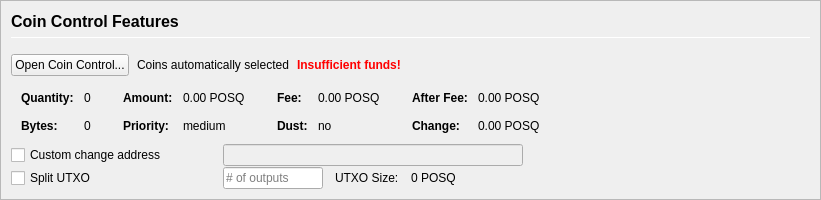
         <widget class="QFrame" name="frameCoinControl">
          <property name="sizePolicy">
           <sizepolicy hsizetype="Expanding" vsizetype="Expanding">
            <horstretch>0</horstretch>
            <verstretch>0</verstretch>
           </sizepolicy>
          </property>
          <property name="maximumSize">
           <size>
            <width>16777215</width>
            <height>16777215</height>
           </size>
          </property>
          <property name="frameShape">
           <enum>QFrame::StyledPanel</enum>
          </property>
          <property name="frameShadow">
           <enum>QFrame::Sunken</enum>
          </property>
          <layout class="QVBoxLayout" name="verticalLayoutCoinControl2">
           <property name="spacing">
            <number>0</number>
           </property>
           <property name="leftMargin">
            <number>0</number>
           </property>
           <property name="topMargin">
            <number>0</number>
           </property>
           <property name="rightMargin">
            <number>0</number>
           </property>
           <property name="bottomMargin">
            <number>0</number>
           </property>
           <item>
            <widget class="QFrame" name="frameCoinControl_BG">
             <layout class="QVBoxLayout" name="verticalLayoutCoinControl" stretch="0,0,0,0,0,0">
              <property name="spacing">
               <number>1</number>
              </property>
              <property name="leftMargin">
               <number>10</number>
              </property>
              <property name="topMargin">
               <number>10</number>
              </property>
              <item>
               <layout class="QHBoxLayout" name="horizontalLayoutCoinControl1">
                <property name="bottomMargin">
                 <number>15</number>
                </property>
                <item>
                 <layout class="QVBoxLayout" name="verticalLayout_3">
                  <property name="spacing">
                   <number>6</number>
                  </property>
                  <item>
                   <widget class="QLabel" name="labelCoinControlFeatures">
                    <property name="sizePolicy">
                     <sizepolicy hsizetype="Preferred" vsizetype="Maximum">
                      <horstretch>0</horstretch>
                      <verstretch>0</verstretch>
                     </sizepolicy>
                    </property>
                    <property name="minimumSize">
                     <size>
                      <width>0</width>
                      <height>20</height>
                     </size>
                    </property>
                    <property name="font">
                     <font>
                      <pointsize>12</pointsize>
                      <weight>75</weight>
                      <bold>true</bold>
                     </font>
                    </property>
                    <property name="styleSheet">
                     <string notr="true">font-weight:bold;</string>
                    </property>
                    <property name="text">
                     <string>Coin Control Features</string>
                    </property>
                   </widget>
                  </item>
                  <item>
                   <widget class="Line" name="line">
                    <property name="minimumSize">
                     <size>
                      <width>0</width>
                      <height>1</height>
                     </size>
                    </property>
                    <property name="maximumSize">
                     <size>
                      <width>16777215</width>
                      <height>1</height>
                     </size>
                    </property>
                    <property name="orientation">
                     <enum>Qt::Horizontal</enum>
                    </property>
                   </widget>
                  </item>
                 </layout>
                </item>
               </layout>
              </item>
              <item>
               <layout class="QHBoxLayout" name="horizontalLayoutCoinControl2" stretch="0,0,0,0">
                <property name="spacing">
                 <number>8</number>
                </property>
                <property name="bottomMargin">
                 <number>10</number>
                </property>
                <item>
                 <widget class="QPushButton" name="pushButtonCoinControl">
                  <property name="styleSheet">
                   <string notr="true"/>
                  </property>
                  <property name="text">
                   <string>Open Coin Control...</string>
                  </property>
                  <property name="autoDefault">
                   <bool>false</bool>
                  </property>
                 </widget>
                </item>
                <item>
                 <widget class="QLabel" name="labelCoinControlAutomaticallySelected">
                  <property name="text">
                   <string>Coins automatically selected</string>
                  </property>
                  <property name="margin">
                   <number>5</number>
                  </property>
                 </widget>
                </item>
                <item>
                 <widget class="QLabel" name="labelCoinControlInsuffFunds">
                  <property name="font">
                   <font>
                    <weight>75</weight>
                    <bold>true</bold>
                   </font>
                  </property>
                  <property name="styleSheet">
                   <string notr="true">color:red;font-weight:bold;</string>
                  </property>
                  <property name="text">
                   <string>Insufficient funds!</string>
                  </property>
                  <property name="margin">
                   <number>5</number>
                  </property>
                 </widget>
                </item>
                <item>
                 <spacer name="horizontalSpacerCoinControl">
                  <property name="orientation">
                   <enum>Qt::Horizontal</enum>
                  </property>
                  <property name="sizeHint" stdset="0">
                   <size>
                    <width>40</width>
                    <height>1</height>
                   </size>
                  </property>
                 </spacer>
                </item>
               </layout>
              </item>
              <item>
               <widget class="QWidget" name="widgetCoinControl" native="true">
                <property name="sizePolicy">
                 <sizepolicy hsizetype="Preferred" vsizetype="Preferred">
                  <horstretch>0</horstretch>
                  <verstretch>0</verstretch>
                 </sizepolicy>
                </property>
                <property name="minimumSize">
                 <size>
                  <width>0</width>
                  <height>0</height>
                 </size>
                </property>
                <property name="styleSheet">
                 <string notr="true"/>
                </property>
                <layout class="QHBoxLayout" name="horizontalLayoutCoinControl5">
                 <property name="leftMargin">
                  <number>0</number>
                 </property>
                 <property name="topMargin">
                  <number>0</number>
                 </property>
                 <property name="rightMargin">
                  <number>0</number>
                 </property>
                 <property name="bottomMargin">
                  <number>0</number>
                 </property>
                 <item>
                  <layout class="QHBoxLayout" name="horizontalLayoutCoinControl3" stretch="0,0,0,1">
                   <property name="spacing">
                    <number>20</number>
                   </property>
                   <property name="topMargin">
                    <number>0</number>
                   </property>
                   <property name="bottomMargin">
                    <number>10</number>
                   </property>
                   <item>
                    <layout class="QFormLayout" name="formLayoutCoinControl1">
                     <property name="horizontalSpacing">
                      <number>10</number>
                     </property>
                     <property name="verticalSpacing">
                      <number>14</number>
                     </property>
                     <property name="leftMargin">
                      <number>10</number>
                     </property>
                     <property name="topMargin">
                      <number>4</number>
                     </property>
                     <property name="rightMargin">
                      <number>6</number>
                     </property>
                     <item row="0" column="0">
                      <widget class="QLabel" name="labelCoinControlQuantityText">
                       <property name="font">
                        <font>
                         <weight>75</weight>
                         <bold>true</bold>
                        </font>
                       </property>
                       <property name="text">
                        <string>Quantity:</string>
                       </property>
                       <property name="margin">
                        <number>0</number>
                       </property>
                      </widget>
                     </item>
                     <item row="0" column="1">
                      <widget class="QLabel" name="labelCoinControlQuantity">
                       <property name="cursor">
                        <cursorShape>IBeamCursor</cursorShape>
                       </property>
                       <property name="contextMenuPolicy">
                        <enum>Qt::ActionsContextMenu</enum>
                       </property>
                       <property name="text">
                        <string notr="true">0</string>
                       </property>
                       <property name="margin">
                        <number>0</number>
                       </property>
                       <property name="textInteractionFlags">
                        <set>Qt::LinksAccessibleByMouse|Qt::TextSelectableByKeyboard|Qt::TextSelectableByMouse</set>
                       </property>
                      </widget>
                     </item>
                     <item row="1" column="0">
                      <widget class="QLabel" name="labelCoinControlBytesText">
                       <property name="font">
                        <font>
                         <weight>75</weight>
                         <bold>true</bold>
                        </font>
                       </property>
                       <property name="text">
                        <string>Bytes:</string>
                       </property>
                      </widget>
                     </item>
                     <item row="1" column="1">
                      <widget class="QLabel" name="labelCoinControlBytes">
                       <property name="cursor">
                        <cursorShape>IBeamCursor</cursorShape>
                       </property>
                       <property name="contextMenuPolicy">
                        <enum>Qt::ActionsContextMenu</enum>
                       </property>
                       <property name="text">
                        <string notr="true">0</string>
                       </property>
                       <property name="textInteractionFlags">
                        <set>Qt::LinksAccessibleByMouse|Qt::TextSelectableByKeyboard|Qt::TextSelectableByMouse</set>
                       </property>
                      </widget>
                     </item>
                    </layout>
                   </item>
                   <item>
                    <layout class="QFormLayout" name="formLayoutCoinControl2">
                     <property name="horizontalSpacing">
                      <number>10</number>
                     </property>
                     <property name="verticalSpacing">
                      <number>14</number>
                     </property>
                     <property name="leftMargin">
                      <number>6</number>
                     </property>
                     <property name="topMargin">
                      <number>4</number>
                     </property>
                     <property name="rightMargin">
                      <number>6</number>
                     </property>
                     <item row="0" column="0">
                      <widget class="QLabel" name="labelCoinControlAmountText">
                       <property name="font">
                        <font>
                         <weight>75</weight>
                         <bold>true</bold>
                        </font>
                       </property>
                       <property name="text">
                        <string>Amount:</string>
                       </property>
                       <property name="margin">
                        <number>0</number>
                       </property>
                      </widget>
                     </item>
                     <item row="0" column="1">
                      <widget class="QLabel" name="labelCoinControlAmount">
                       <property name="cursor">
                        <cursorShape>IBeamCursor</cursorShape>
                       </property>
                       <property name="contextMenuPolicy">
                        <enum>Qt::ActionsContextMenu</enum>
                       </property>
                       <property name="text">
                        <string notr="true">0.00 POSQ</string>
                       </property>
                       <property name="textInteractionFlags">
                        <set>Qt::LinksAccessibleByMouse|Qt::TextSelectableByKeyboard|Qt::TextSelectableByMouse</set>
                       </property>
                      </widget>
                     </item>
                     <item row="1" column="0">
                      <widget class="QLabel" name="labelCoinControlPriorityText">
                       <property name="font">
                        <font>
                         <weight>75</weight>
                         <bold>true</bold>
                        </font>
                       </property>
                       <property name="text">
                        <string>Priority:</string>
                       </property>
                      </widget>
                     </item>
                     <item row="1" column="1">
                      <widget class="QLabel" name="labelCoinControlPriority">
                       <property name="cursor">
                        <cursorShape>IBeamCursor</cursorShape>
                       </property>
                       <property name="contextMenuPolicy">
                        <enum>Qt::ActionsContextMenu</enum>
                       </property>
                       <property name="text">
                        <string>medium</string>
                       </property>
                       <property name="textInteractionFlags">
                        <set>Qt::LinksAccessibleByMouse|Qt::TextSelectableByKeyboard|Qt::TextSelectableByMouse</set>
                       </property>
                      </widget>
                     </item>
                    </layout>
                   </item>
                   <item>
                    <layout class="QFormLayout" name="formLayoutCoinControl3">
                     <property name="horizontalSpacing">
                      <number>10</number>
                     </property>
                     <property name="verticalSpacing">
                      <number>14</number>
                     </property>
                     <property name="leftMargin">
                      <number>6</number>
                     </property>
                     <property name="topMargin">
                      <number>4</number>
                     </property>
                     <property name="rightMargin">
                      <number>6</number>
                     </property>
                     <item row="0" column="0">
                      <widget class="QLabel" name="labelCoinControlFeeText">
                       <property name="font">
                        <font>
                         <weight>75</weight>
                         <bold>true</bold>
                        </font>
                       </property>
                       <property name="text">
                        <string>Fee:</string>
                       </property>
                       <property name="margin">
                        <number>0</number>
                       </property>
                      </widget>
                     </item>
                     <item row="0" column="1">
                      <widget class="QLabel" name="labelCoinControlFee">
                       <property name="cursor">
                        <cursorShape>IBeamCursor</cursorShape>
                       </property>
                       <property name="contextMenuPolicy">
                        <enum>Qt::ActionsContextMenu</enum>
                       </property>
                       <property name="text">
                        <string notr="true">0.00 POSQ</string>
                       </property>
                       <property name="textInteractionFlags">
                        <set>Qt::LinksAccessibleByMouse|Qt::TextSelectableByKeyboard|Qt::TextSelectableByMouse</set>
                       </property>
                      </widget>
                     </item>
                     <item row="1" column="0">
                      <widget class="QLabel" name="labelCoinControlLowOutputText">
                       <property name="font">
                        <font>
                         <weight>75</weight>
                         <bold>true</bold>
                        </font>
                       </property>
                       <property name="text">
                        <string>Dust:</string>
                       </property>
                      </widget>
                     </item>
                     <item row="1" column="1">
                      <widget class="QLabel" name="labelCoinControlLowOutput">
                       <property name="cursor">
                        <cursorShape>IBeamCursor</cursorShape>
                       </property>
                       <property name="contextMenuPolicy">
                        <enum>Qt::ActionsContextMenu</enum>
                       </property>
                       <property name="text">
                        <string>no</string>
                       </property>
                       <property name="textInteractionFlags">
                        <set>Qt::LinksAccessibleByMouse|Qt::TextSelectableByKeyboard|Qt::TextSelectableByMouse</set>
                       </property>
                      </widget>
                     </item>
                    </layout>
                   </item>
                   <item>
                    <layout class="QFormLayout" name="formLayoutCoinControl4">
                     <property name="horizontalSpacing">
                      <number>10</number>
                     </property>
                     <property name="verticalSpacing">
                      <number>14</number>
                     </property>
                     <property name="leftMargin">
                      <number>6</number>
                     </property>
                     <property name="topMargin">
                      <number>4</number>
                     </property>
                     <property name="rightMargin">
                      <number>6</number>
                     </property>
                     <item row="0" column="0">
                      <widget class="QLabel" name="labelCoinControlAfterFeeText">
                       <property name="font">
                        <font>
                         <weight>75</weight>
                         <bold>true</bold>
                        </font>
                       </property>
                       <property name="text">
                        <string>After Fee:</string>
                       </property>
                       <property name="margin">
                        <number>0</number>
                       </property>
                      </widget>
                     </item>
                     <item row="0" column="1">
                      <widget class="QLabel" name="labelCoinControlAfterFee">
                       <property name="cursor">
                        <cursorShape>IBeamCursor</cursorShape>
                       </property>
                       <property name="contextMenuPolicy">
                        <enum>Qt::ActionsContextMenu</enum>
                       </property>
                       <property name="text">
                        <string notr="true">0.00 POSQ</string>
                       </property>
                       <property name="textInteractionFlags">
                        <set>Qt::LinksAccessibleByMouse|Qt::TextSelectableByKeyboard|Qt::TextSelectableByMouse</set>
                       </property>
                      </widget>
                     </item>
                     <item row="1" column="0">
                      <widget class="QLabel" name="labelCoinControlChangeText">
                       <property name="font">
                        <font>
                         <weight>75</weight>
                         <bold>true</bold>
                        </font>
                       </property>
                       <property name="text">
                        <string>Change:</string>
                       </property>
                      </widget>
                     </item>
                     <item row="1" column="1">
                      <widget class="QLabel" name="labelCoinControlChange">
                       <property name="cursor">
                        <cursorShape>IBeamCursor</cursorShape>
                       </property>
                       <property name="contextMenuPolicy">
                        <enum>Qt::ActionsContextMenu</enum>
                       </property>
                       <property name="text">
                        <string notr="true">0.00 POSQ</string>
                       </property>
                       <property name="textInteractionFlags">
                        <set>Qt::LinksAccessibleByMouse|Qt::TextSelectableByKeyboard|Qt::TextSelectableByMouse</set>
                       </property>
                      </widget>
                     </item>
                    </layout>
                   </item>
                  </layout>
                 </item>
                </layout>
               </widget>
              </item>
              <item>
               <layout class="QHBoxLayout" name="horizontalLayoutCoinControl4">
                <property name="spacing">
                 <number>12</number>
                </property>
                <property name="sizeConstraint">
                 <enum>QLayout::SetDefaultConstraint</enum>
                </property>
                <property name="topMargin">
                 <number>0</number>
                </property>
                <property name="rightMargin">
                 <number>0</number>
                </property>
                <item>
                 <widget class="QCheckBox" name="checkBoxCoinControlChange">
                  <property name="sizePolicy">
                   <sizepolicy hsizetype="Preferred" vsizetype="Preferred">
                    <horstretch>0</horstretch>
                    <verstretch>0</verstretch>
                   </sizepolicy>
                  </property>
                  <property name="minimumSize">
                   <size>
                    <width>200</width>
                    <height>0</height>
                   </size>
                  </property>
                  <property name="maximumSize">
                   <size>
                    <width>200</width>
                    <height>16777215</height>
                   </size>
                  </property>
                  <property name="toolTip">
                   <string>If this is activated, but the change address is empty or invalid, change will be sent to a newly generated address.</string>
                  </property>
                  <property name="text">
                   <string>Custom change address</string>
                  </property>
                 </widget>
                </item>
                <item>
                 <widget class="QValidatedLineEdit" name="lineEditCoinControlChange">
                  <property name="enabled">
                   <bool>false</bool>
                  </property>
                  <property name="sizePolicy">
                   <sizepolicy hsizetype="Preferred" vsizetype="Preferred">
                    <horstretch>0</horstretch>
                    <verstretch>0</verstretch>
                   </sizepolicy>
                  </property>
                  <property name="minimumSize">
                   <size>
                    <width>300</width>
                    <height>0</height>
                   </size>
                  </property>
                 </widget>
                </item>
                <item>
                 <widget class="QLabel" name="labelCoinControlChangeLabel">
                  <property name="sizePolicy">
                   <sizepolicy hsizetype="Preferred" vsizetype="Preferred">
                    <horstretch>0</horstretch>
                    <verstretch>0</verstretch>
                   </sizepolicy>
                  </property>
                  <property name="minimumSize">
                   <size>
                    <width>100</width>
                    <height>0</height>
                   </size>
                  </property>
                  <property name="text">
                   <string/>
                  </property>
                  <property name="margin">
                   <number>3</number>
                  </property>
                 </widget>
                </item>
               </layout>
              </item>
              <item>
               <layout class="QHBoxLayout" name="horizontalLayoutCoinControl6">
                <property name="spacing">
                 <number>12</number>
                </property>
                <property name="rightMargin">
                 <number>0</number>
                </property>
                <item>
                 <widget class="QCheckBox" name="splitBlockCheckBox">
                  <property name="sizePolicy">
                   <sizepolicy hsizetype="Preferred" vsizetype="Preferred">
                    <horstretch>0</horstretch>
                    <verstretch>0</verstretch>
                   </sizepolicy>
                  </property>
                  <property name="minimumSize">
                   <size>
                    <width>200</width>
                    <height>0</height>
                   </size>
                  </property>
                  <property name="maximumSize">
                   <size>
                    <width>200</width>
                    <height>16777215</height>
                   </size>
                  </property>
                  <property name="text">
                   <string>Split UTXO</string>
                  </property>
                 </widget>
                </item>
                <item>
                 <widget class="QLineEdit" name="splitBlockLineEdit">
                  <property name="sizePolicy">
                   <sizepolicy hsizetype="Preferred" vsizetype="Preferred">
                    <horstretch>50</horstretch>
                    <verstretch>0</verstretch>
                   </sizepolicy>
                  </property>
                  <property name="minimumSize">
                   <size>
                    <width>100</width>
                    <height>0</height>
                   </size>
                  </property>
                  <property name="maximumSize">
                   <size>
                    <width>100</width>
                    <height>16777215</height>
                   </size>
                  </property>
                  <property name="placeholderText">
                   <string># of outputs</string>
                  </property>
                 </widget>
                </item>
                <item>
                 <widget class="QLabel" name="labelBlockSizeText">
                  <property name="text">
                   <string>UTXO Size:</string>
                  </property>
                 </widget>
                </item>
                <item>
                 <widget class="QLabel" name="labelBlockSize">
                  <property name="text">
                   <string>0 POSQ</string>
                  </property>
                 </widget>
                </item>
                <item>
                 <spacer name="horizontalSpacer_7">
                  <property name="orientation">
                   <enum>Qt::Horizontal</enum>
                  </property>
                  <property name="sizeHint" stdset="0">
                   <size>
                    <width>40</width>
                    <height>20</height>
                   </size>
                  </property>
                 </spacer>
                </item>
               </layout>
              </item>
              <item>
               <spacer name="verticalSpacerCoinControl">
                <property name="orientation">
                 <enum>Qt::Vertical</enum>
                </property>
                <property name="sizeHint" stdset="0">
                 <size>
                  <width>800</width>
                  <height>1</height>
                 </size>
                </property>
               </spacer>
              </item>
             </layout>
            </widget>
           </item>
          </layout>
         </widget>
